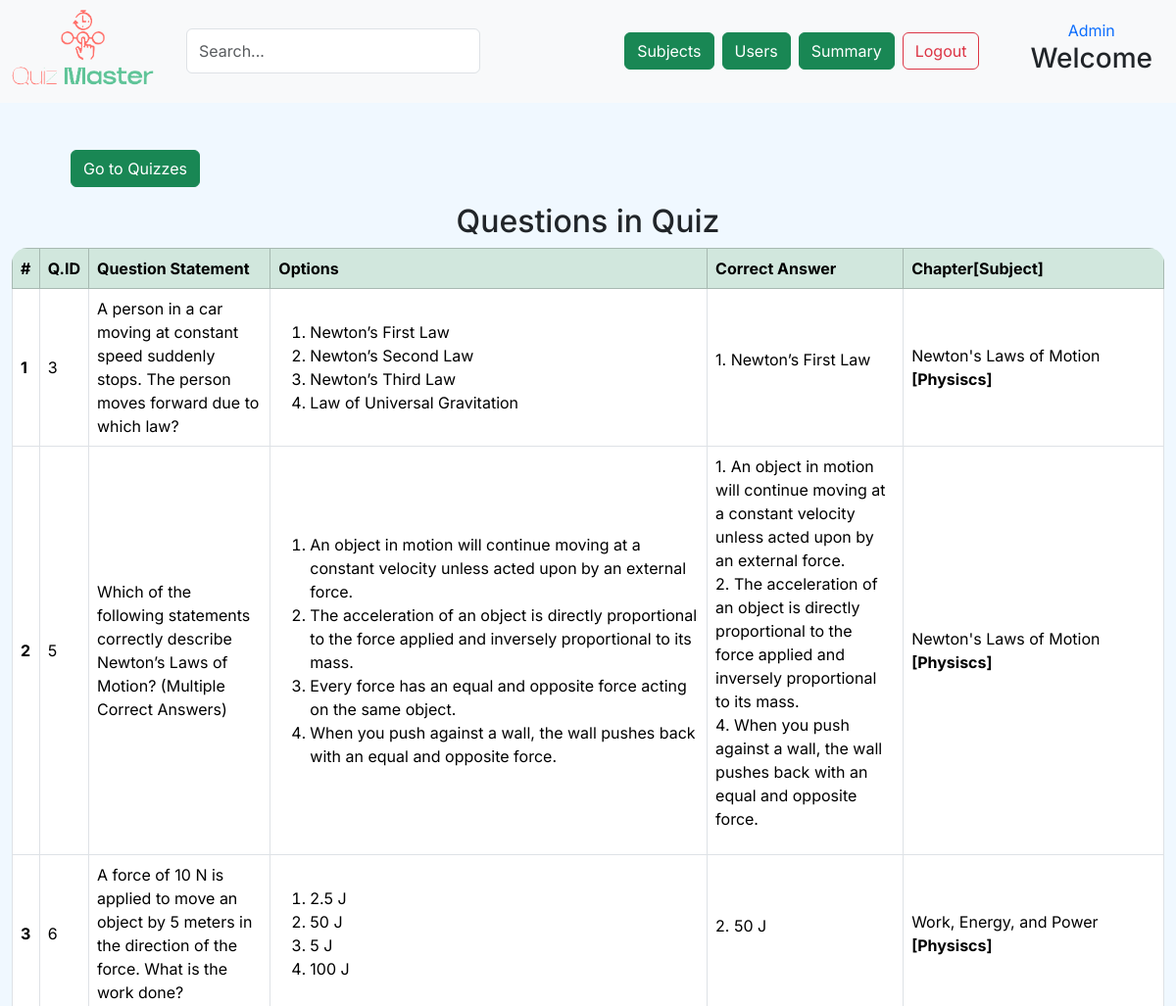
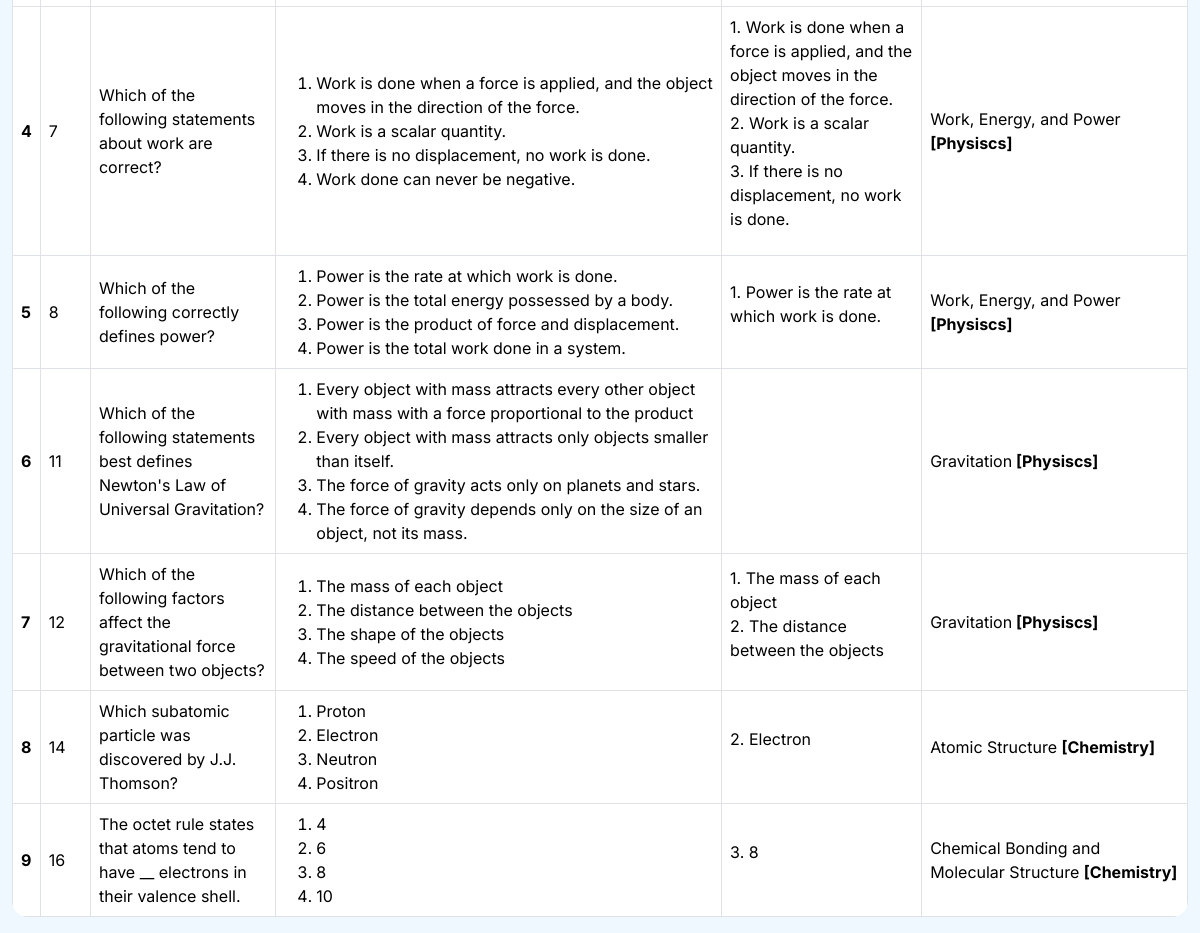
Page /quiz-master/past-quizzes/1/questions on the committed database (2 pictures, top to bottom).
### application/models.py (models this page shows)
class Questions(db.Model):
    __tablename__='questions'
    id = db.Column(db.Integer, primary_key=True,autoincrement=True)
    question_statement=db.Column(db.String,nullable=False)
    marks = db.Column(db.Integer,nullable=False)
    negative_marks = db.Column(db.Integer,nullable=False)
    chapter_id = db.Column(db.Integer,db.ForeignKey('chapter.id'),nullable=False)
    is_deleted = db.Column(db.Boolean,nullable=False,default=False)
    quizzes = db.relationship('Quiz',secondary="quiz_question",back_populates='questions',lazy='select')
    options = db.relationship('Options',back_populates='question',lazy='select')
    chapter = db.relationship('Chapter',back_populates='questions',lazy='select')

class Options(db.Model):
    __tablename__='options'
    id = db.Column(db.Integer, primary_key=True,autoincrement=True)
    question_id = db.Column(db.Integer,db.ForeignKey('questions.id'),nullable=False)
    option = db.Column(db.Text,nullable=False)
    is_correct = db.Column(db.Boolean,nullable=False)
    is_deleted = db.Column(db.Boolean,nullable=False,default=False)
    question = db.relationship('Questions',back_populates='options',lazy='select')

class Chapter(db.Model):
    __tablename__='chapter'
    id = db.Column(db.Integer, primary_key=True,autoincrement=True)
    name = db.Column(db.String,nullable=False)
    description = db.Column(db.String)
    subject_id = db.Column(db.Integer,db.ForeignKey('subject.id'),nullable=False)
    subject = db.relationship('Subject', back_populates='chapters')
    is_deleted = db.Column(db.Boolean,nullable=False,default=False)
    questions = db.relationship('Questions',back_populates='chapter')
    quizzes = db.relationship('Quiz',secondary='quiz_chapter',back_populates='chapters',lazy='select')

class Subject(db.Model):
    __tablename__='subject'
    id = db.Column(db.Integer, primary_key=True,autoincrement=True)
    name = db.Column(db.String,nullable=False)
    description = db.Column(db.String)
    is_deleted = db.Column(db.Boolean,nullable=False,default=False)
    chapters = db.relationship('Chapter',back_populates='subject',lazy='select')
    quizzes = db.relationship('Quiz',secondary='quiz_subject',back_populates='subjects',lazy="select")

### application/controllers.py (the view)
@app.route("/quiz-master/past-quizzes/<int:quiz_id>/questions",methods=["GET"])
def admin_questions_in_past_quiz(quiz_id):
    if request.method=='GET':
        quiz = db.session.query(Quiz).filter_by(id=quiz_id).first()
        return render_template('adm_questions_in_past_quiz.html',quiz=quiz)

### templates/adm_questions_in_past_quiz.html (shortened to what this page needs)
<!DOCTYPE html>
<html lang="en">
<head>
    <link href="https://cdn.jsdelivr.net/npm/bootstrap@5.3.3/dist/css/bootstrap.min.css" rel="stylesheet"
    />
    <link rel="stylesheet" href="{{ url_for('static', filename='admin.css') }}">
</head>
<body>
    <header class="d-flex align-items-center p-2 bg-light">
        <div class="flex-shrink-0">
            <a href="{{ url_for('admin_dashboard') }}">
                <img src="{{ url_for('static', filename='logo3.png') }}" class="img-fluid pb-2" width="150px" alt="logo" />
            </a>
        </div>
        <div class="d-flex flex-grow-1 justify-content-between mx-3">
            <input type="text" class="form-control mx-3" style="width: 300px;" placeholder="Search...">
            <nav class="d-flex mx-3">
                <a class="btn btn-success m-1" href="{{ url_for('admin_subjects') }}" role="button">Subjects</a>
                <a class="btn btn-success m-1" href="{{url_for('admin_users_view')}}"role="button">Users</a>
                <a href="{{ url_for('admin_full_summary') }}" class="btn btn-success m-1">Summary</a>
                <a class="btn btn-outline-danger m-1" href="{{ url_for('logout') }}" role="button">Logout</a>
            </nav>
        </div>
        <div class="flex-shrink-0 text-end mx-3">
            <div class="text-center text-primary">Admin</div>
            <h3>Welcome {{session['first_name']}}</h3>
        </div>
    </header>
    <section class="container-fluid mt-5">
        <div class="row">
            <div class="col d-flex justify-content-between">
                <div class="container d-flex justify-content-start ms-5">
                    <a href="{{ url_for('admin_quizzes',state='past') }}" class="btn btn-success">Go to Quizzes</a>
                </div>
            </div>
        </div>
        <h2 class="text-center mt-3"> Questions in Quiz </h2>
        <table class="table table-bordered rounded-table align-middle">
            <thead>
                <tr class="table-success">
                    <th scope="col">#</th>
                    <th scope="col">Q.ID</th>
                    <th scope="col" class="text-wrap" style="max-width: 40%;">Question Statement</th>
                    <th scope="col">Options</th>
                    <th scope="col">Correct Answer</th>
                    <th scope="col">Chapter[Subject]</th>
                </tr>
            </thead>
            <tbody>
                {% for question in quiz.questions %}
                <tr>
                    <th scope="row">{{ loop.index }}</th>
                    <td> {{ question.id }} </td>
                    <td class="text-wrap" style="max-width: 300px;">{{ question.question_statement }}</td>
                    <td>
                        <ol class="mb-0">
                        {% for option in question.options %}
                            <li> {{ option.option }} </li>
                        {% endfor %}
                        </ol>
                    </td>
                    <td>
                        <ul class="list-unstyled" style="max-width: 300px;">
                        {% for option in question.options %}
                            {% if option.is_correct %}
                                    <li>{{loop.index}}. {{ option.option }}</li>
                            {% endif %}
                        {% endfor %}
                        </ul>
                    </td>
                    <td>{{question.chapter.name}}<strong> [{{question.chapter.subject.name}}]</strong></td>
                </tr>
                {% endfor %}
            </tbody>
        </table>
    </section>
</body>
</html>

### static/admin.css (style rules this page uses)
* { font-family: "Inter", serif; }
body { background-color: aliceblue !important; }
.rounded-table { border-radius: 1rem; overflow: hidden; }

### rows in the picture
Questions: id "3", question_statement "A person in a car moving at constant speed suddenly stops. The person moves forward due to which law?", chapter.name "Newton's Laws of Motion", chapter.subject.name "Physiscs"
Options: option "Newton’s First Law"
Options: option "Newton’s Second Law"
Options: option "Newton’s Third Law"
Options: option "Law of Universal Gravitation"
Questions: id "5", question_statement "Which of the following statements correctly describe Newton’s Laws of Motion? (Multiple Correct Answers)", chapter.name "Newton's Laws of Motion", chapter.subject.name "Physiscs"
Options: option "An object in motion will continue moving at a constant velocity unless acted upon by an external force."
Options: option "The acceleration of an object is directly proportional to the force applied and inversely proportional to its mass."
Options: option "Every force has an equal and opposite force acting on the same object."
Options: option "When you push against a wall, the wall pushes back with an equal and opposite force."
Questions: id "6", question_statement "A force of 10 N is applied to move an object by 5 meters in the direction of the force. What is the work done?", chapter.name "Work, Energy, and Power", chapter.subject.name "Physiscs"
Options: option "2.5 J"
Options: option "50 J"
Options: option "5 J"
Options: option "100 J"
Questions: id "7", question_statement "Which of the following statements about work are correct?", chapter.name "Work, Energy, and Power", chapter.subject.name "Physiscs"
Options: option "Work is done when a force is applied, and the object moves in the direction of the force."
Options: option "Work is a scalar quantity."
Options: option "If there is no displacement, no work is done."
Options: option "Work done can never be negative."
Questions: id "8", question_statement "Which of the following correctly defines power?", chapter.name "Work, Energy, and Power", chapter.subject.name "Physiscs"
Options: option "Power is the rate at which work is done."
Options: option "Power is the total energy possessed by a body."
Options: option "Power is the product of force and displacement."
Options: option "Power is the total work done in a system."
Questions: id "11", question_statement "Which of the following statements best defines Newton's Law of Universal Gravitation?", chapter.name "Gravitation", chapter.subject.name "Physiscs"
Options: option "Every object with mass attracts every other object with mass with a force proportional to the product"
Options: option "Every object with mass attracts only objects smaller than itself."
Options: option "The force of gravity acts only on planets and stars."
Options: option "The force of gravity depends only on the size of an object, not its mass."
Questions: id "12", question_statement "Which of the following factors affect the gravitational force between two objects?", chapter.name "Gravitation", chapter.subject.name "Physiscs"
Options: option "The mass of each object"
Options: option "The distance between the objects"
Options: option "The shape of the objects"
Options: option "The speed of the objects"
Questions: id "14", question_statement "Which subatomic particle was discovered by J.J. Thomson?", chapter.name "Atomic Structure", chapter.subject.name "Chemistry"
Options: option "Proton"
Options: option "Electron"
Options: option "Neutron"
Options: option "Positron"
Questions: id "16", question_statement "The octet rule states that atoms tend to have __ electrons in their valence shell.", chapter.name "Chemical Bonding and Molecular Structure", chapter.subject.name "Chemistry"
Options: option "4"
Options: option "6"
Options: option "8"
Options: option "10"
